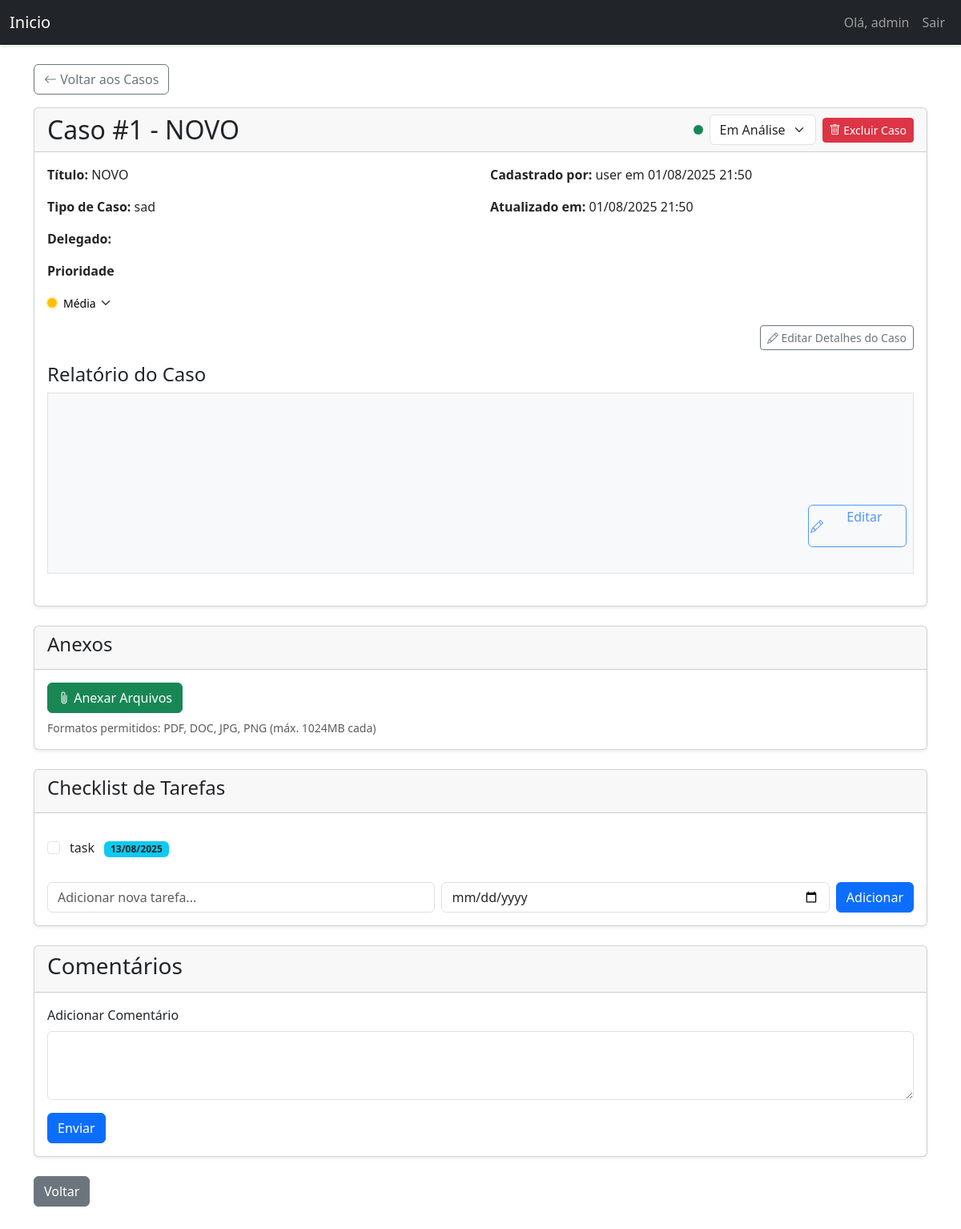
Page /ticket/1 (signed in) on the committed database.
### models.py (models this page shows, shortened)
class User(UserMixin, db.Model):
    id = db.Column(db.Integer, primary_key=True)
    username = db.Column(db.String(64), index=True, unique=True)
    email = db.Column(db.String(120), index=True, unique=True)
    password_hash = db.Column(db.String(128))
    is_admin = db.Column(db.Boolean, default=False)
    tickets = db.relationship('Ticket', backref='author', lazy='dynamic', cascade="all, delete-orphan")
    comments = db.relationship('Comment', backref='author', lazy='dynamic', cascade="all, delete-orphan")
    attachments = db.relationship('Attachment', backref='author', lazy='dynamic')
    appointments = db.relationship('Appointment', backref='user', lazy='dynamic', cascade="all, delete-orphan")
    advogados = db.relationship('Advogado', backref='owner_user', lazy='dynamic', cascade="all, delete-orphan")

class Ticket(db.Model):
    id = db.Column(db.Integer, primary_key=True)
    ticket_code = db.Column(db.String(30), unique=True)
    title = db.Column(db.String(140))
    description = db.Column(db.Text)
    case_number = db.Column(db.String(50))
    status = db.Column(db.String(20), default='Em Análise')
    priority = db.Column(db.String(20), default='Média')
    created_at = db.Column(db.DateTime, index=True, default=datetime.utcnow)
    updated_at = db.Column(db.DateTime, index=True, default=datetime.utcnow)
    user_id = db.Column(db.Integer, db.ForeignKey('user.id'))
    delegado = db.Column(db.String(100))
    comments = db.relationship('Comment', backref='ticket', lazy='dynamic', cascade="all, delete-orphan")
    attachments = db.relationship('Attachment', backref='ticket', lazy='dynamic', cascade="all, delete-orphan")
    todos = db.relationship('TodoItem', backref='ticket', lazy='dynamic', cascade="all, delete-orphan")

class TodoItem(db.Model):
    __tablename__ = 'todo_item'
    id = db.Column(db.Integer, primary_key=True)
    content = db.Column(db.String(300), nullable=False)
    is_completed = db.Column(db.Boolean, default=False, nullable=False)
    created_at = db.Column(db.DateTime, default=datetime.utcnow)
    date = db.Column(db.Date, nullable=True)
    position = db.Column(db.Integer, default=0, nullable=False)
    was_rescheduled = db.Column(db.Boolean, default=False, nullable=False)
    ticket_id = db.Column(db.Integer, db.ForeignKey('ticket.id'), nullable=False)

### triagem/routes/ticket.py (the view)
@ticket_bp.route('/<int:ticket_id>')
@login_required
@ticket_permission_required
def view_ticket(ticket):
    reschedule_overdue_todos()
    comments = ticket.comments.order_by(Comment.created_at).all()
    todos = ticket.todos.order_by(TodoItem.position.asc()).all()
    return render_template('ticket.html', ticket=ticket, comments=comments, todos=todos)

### triagem/routes/ticket.py (called while the page is built, shortened)
def ticket_permission_required(f):
    @wraps(f)
    def decorated_function(ticket_id, *args, **kwargs):
        ticket = Ticket.query.get_or_404(ticket_id)
        if not (current_user.is_admin or ticket.user_id == current_user.id):
            flash('Você não tem permissão para acessar este caso.', 'danger')
            return redirect(url_for('dashboard.dashboard'))
        return f(ticket, *args, **kwargs)
    return decorated_function

def reschedule_overdue_todos():
    today = dt_date.today()
    overdue_todos = TodoItem.query.filter(
        TodoItem.date < today,
        TodoItem.is_completed == False,
        (TodoItem.was_rescheduled == False)  # só remarca uma vez!
    ).all()
    if overdue_todos:
        db.session.commit()

### triagem/templates/ticket.html (shortened to what this page needs)
{% extends "base.html" %}
{% block styles %}
{{ super() }}
<link rel="stylesheet" href="{{ url_for('static', filename='css/ticket.css') }}">
{% endblock %}
{% block content %}
<div id="ticket-container"
     data-ticket-id="{{ ticket.id }}"
     data-reorder-url="{{ url_for('ticket.reorder_attachments', ticket_id=ticket.id) }}"
     data-rename-url="{{ url_for('ticket.rename_attachment', ticket_id=ticket.id) }}"
     data-add-todo-url="{{ url_for('ticket.add_todo', ticket_id=ticket.id) }}"
     data-update-todo-url-base="/ticket/todos"
     data-delete-todo-url-base="/ticket/todos"
     data-reorder-todos-url="{{ url_for('ticket.reorder_todos', ticket_id=ticket.id) }}">
    <div class="mb-3">
        <a href="{{ url_for('dashboard.dashboard') }}" class="btn btn-outline-secondary">
            <i class="bi bi-arrow-left"></i> Voltar aos Casos
        </a>
    </div>
    <div class="card mb-4">
        <div class="card-header d-flex flex-column flex-sm-row justify-content-between align-items-start align-items-sm-center">
            <h2 class="mb-2 mb-sm-0">Caso #{{ ticket.id }} - {{ ticket.title }}</h2>
            <div class="d-flex align-items-center gap-2">
                {% if current_user.is_admin %}
                <form id="statusForm" method="POST" action="{{ url_for('ticket.update_status', ticket_id=ticket.id) }}" class="d-flex align-items-center gap-2">
                    <div class="status-indicator {% if ticket.status == 'Em Análise' %}bg-success{% elif ticket.status == 'Em Espera' %}bg-warning{% else %}bg-secondary{% endif %}"></div>
                    <select name="status" class="form-select" onchange="this.form.submit()" style="width: auto;">
                        <option value="Em Análise" {% if ticket.status == 'Em Análise' %}selected{% endif %}>Em Análise</option>
                    </select>
                </form>
                {% endif %}
                {% if current_user.is_admin or ticket.user_id == current_user.id %}
                <form method="POST" action="{{ url_for('ticket.delete_ticket', ticket_id=ticket.id) }}">
                    <button type="submit" class="btn btn-danger btn-sm" onclick="return confirm('Tem certeza que deseja deletar este Caso permanentemente?')">
                        <i class="bi bi-trash"></i> <span class="d-none d-sm-inline">Excluir Caso</span>
                    </button>
                </form>
                {% endif %}
            </div>
        </div>
        <div class="card-body">
            <div class="row mb-3">
                <div class="col-md-6">
                    <p><strong>Título:</strong> {{ ticket.title }}</p>
                    <p><strong>Tipo de Caso:</strong> {{ ticket.case_number }}</p>
                    <p><strong>Delegado: </strong> {{ ticket.delegado }} </p>
                    <p class="d-flex align-items-center">
                        <strong class="me-2">Prioridade</strong>
                        {% if current_user.is_admin or ticket.user_id == current_user.id %}
                        <form id="priorityForm" method="POST" action="{{ url_for('ticket.update_priority', ticket_id=ticket.id) }}" class="d-inline-flex align-items-center">
                            <span class="priority-icon me-2 {% if ticket.priority == 'Alta' %}priority-high{% elif ticket.priority == 'Média' %}priority-medium{% else %}priority-low{% endif %}"></span>
                            <select name="priority" class="form-select-sm border-0 bg-transparent p-0" onchange="this.form.submit()">
                                <option value="Média" {% if ticket.priority == 'Média' %}selected{% endif %}>Média</option>
                            </select>
                        </form>
                        {% else %}
                        <span class="d-inline-flex align-items-center">
                            <span class="priority-icon me-2 {% if ticket.priority == 'Alta' %}priority-high{% elif ticket.priority == 'Média' %}priority-medium{% else %}priority-low{% endif %}"></span>
                            {{ ticket.priority }}
                        </span>
                        {% endif %}
                    </p>
                </div>
                <div class="col-md-6">
                    <p><strong>Cadastrado por:</strong> {{ ticket.author.username }}  em  {{ ticket.created_at.strftime('%d/%m/%Y %H:%M') }}</p>
                    <p><strong>Atualizado em:</strong> {{ ticket.updated_at.strftime('%d/%m/%Y %H:%M') }}</p>
                </div>
                {% if current_user.is_admin or ticket.user_id == current_user.id %}
                <div class="col-12 text-end">
                    <a href="{{ url_for('ticket.edit_ticket', ticket_id=ticket.id) }}" class="btn btn-sm btn-outline-secondary">
                        <i class="bi bi-pencil"></i> Editar Detalhes do Caso
                    </a>
                </div>
                {% endif %}
            </div>
            <div class="mb-4 position-relative">
                <h4>Relatório do Caso</h4>
                <div id="reportView" class="border p-3 bg-light text-justify" style="white-space: pre-wrap; text-align: justify; min-height: 200px; position: relative;">
                    {% if current_user.is_admin or ticket.user_id == current_user.id %}
                    <div class="position-absolute bottom-0 end-0 m-2">
                        <button class="btn btn-outline-primary btn-edit-report" onclick="enableEdit()">
                            <i class="bi bi-pencil"></i> Editar
                        </button>
                    </div>
                    {% endif %}
                </div>
            </div>
        </div>
    </div>
    {% if ticket.attachments.count() > 0 or current_user.is_admin or ticket.user_id == current_user.id %}
    <div class="card mb-4">
        <div class="card-header">
            <h4>Anexos</h4>
        </div>
        <div class="card-body">
            {% if current_user.is_admin or ticket.user_id == current_user.id %}
            <form id="addAttachmentForm" method="POST" action="{{ url_for('ticket.add_ticket_attachment', ticket_id=ticket.id) }}" enctype="multipart/form-data">
                <label for="ticket_attachments" class="btn btn-success">
                    <i class="bi bi-paperclip"></i> Anexar Arquivos
                </label>
                <div id="attachment-upload-status" class="form-text mt-2">
                    Formatos permitidos: PDF, DOC, JPG, PNG (máx. 1024MB cada)
                </div>
            </form>
            {% endif %}
        </div>
    </div>
    {% endif %}
    <div class="card mb-4">
        <div class="card-header">
            <h4>Checklist de Tarefas</h4>
        </div>
        <div class="card-body">
            <div id="todoListContainer">
                {% if todos %}
                    {% for todo in todos %}
                    <div class="todo-item {% if todo.is_completed %}completed{% endif %}" data-id="{{ todo.id }}">
                        <input class="form-check-input" type="checkbox" id="todo-{{ todo.id }}" {% if todo.is_completed %}checked{% endif %}>
                        <label class="form-check-label" for="todo-{{ todo.id }}">
                            {{ todo.content }}
                            {% if todo.date %}
                                <span class="badge bg-info text-dark ms-2">{{ todo.date.strftime("%d/%m/%Y") }}</span>
                            {% endif %}
                        </label>
                    </div>
                    {% endfor %}
                {% else %}
                    <p class="text-muted" id="no-todos-message">Nenhuma tarefa adicionada ainda.</p>
                {% endif %}
            </div>
            {% if current_user.is_admin or ticket.user_id == current_user.id %}
                <form id="addTodoForm" class="d-flex gap-2 mt-3">
                    <input type="text" id="newTodoContent" class="form-control" placeholder="Adicionar nova tarefa..."
                           required>
                    <input type="date" id="newTodoDate" class="form-control">
                    <button type="submit" class="btn btn-primary">Adicionar</button>
                </form>
            {% endif %}
        </div>
    </div>
    <div class="card mb-4">
        <div class="card-header">
            <h3>Comentários</h3>
        </div>
        <div class="card-body">
           <form method="POST" action="{{ url_for('ticket.add_comment', ticket_id=ticket.id) }}">
             <div class="mb-3">
                <label for="content" class="form-label">Adicionar Comentário</label>
                <textarea class="form-control" id="content" name="content" rows="3" required></textarea>
            </div>
            <button type="submit" class="btn btn-primary">Enviar</button>
            </form>
        </div>
    </div>
    <a href="{{ url_for('dashboard.dashboard') }}" class="btn btn-secondary">Voltar</a>
</div>
{% endblock %}

### triagem/templates/base.html (shortened to what this page needs)
<!DOCTYPE html>
<html lang="pt-BR">
<head>
    {% block styles %}
        <link rel="stylesheet" href="https://cdn.jsdelivr.net/npm/bootstrap-icons@1.8.0/font/bootstrap-icons.css">
        <link rel="stylesheet" href="{{ url_for('static', filename='css/triagem.css') }}">
        <link href="https://cdn.jsdelivr.net/npm/bootstrap@5.3.0/dist/css/bootstrap.min.css" rel="stylesheet">
    {% endblock %}
</head>
<body>
    <nav class="navbar navbar-expand-lg navbar-dark bg-dark">
        <div class="container-fluid">
            <a class="navbar-brand" href="{{ url_for('main.index') }}">Inicio</a>
            <div class="collapse navbar-collapse" id="navbarNav">
                <ul class="navbar-nav ms-auto">
                    {% if current_user.is_authenticated %}
                    <li class="nav-item">
                        <span class="nav-link">Olá, {{ current_user.username }}</span>
                    </li>
                    <li class="nav-item">
                        <a class="nav-link" href="{{ url_for('auth.logout') }}">Sair</a>
                    </li>
                    {% else %}
                    <li class="nav-item">
                        <a class="nav-link" href="{{ url_for('auth.login') }}">Login</a>
                    </li>
                    {% endif %}
                </ul>
            </div>
        </div>
    </nav>
    <div class="container mt-4">
        {% block content %}{% endblock %}
    </div>
</body>
</html>

### static/css/triagem.css (style rules this page uses)
body { background-color: #f8f9fa; padding-bottom: 50px; font-family: 'Open Sans', sans-serif; }
.navbar { box-shadow: 0 2px 4px rgba(0,0,0,.1); }
.card { box-shadow: 0 0.125rem 0.25rem rgba(0, 0, 0, 0.075); border: none; }
.card-header { background-color: #f8f9fa; border-bottom: 1px solid rgba(0,0,0,.125); }
.badge { font-weight: 500; }
textarea.form-control { min-height: 150px; }
::placeholder { color: #6c757d; opacity: 1; }
#reportView { padding-bottom: 40px; }
.btn-edit-report { transition: all 0.3s ease; opacity: 0.7; }
.status-indicator { width: 12px; height: 12px; border-radius: 50%; display: inline-block; }
.priority-icon { width: 12px; height: 12px; border-radius: 50%; display: inline-block; }
.priority-medium { background-color: #ffc107; box-shadow: 0 0 0 2px rgba(255, 193, 7, 0.2); }
#priorityForm .form-select-sm { appearance: none; -webkit-appearance: none; background-repeat: no-repeat; background-position: right 0.25rem center; background-size: 16px 12px; padding-right: 1.5rem !important; cursor: pointer; }

### static/css/ticket.css (style rules this page uses)
.btn-edit-report { font-size: 1rem; padding: 0.1rem 0.1rem; display: inline-flex; align-items: center; gap: 0.1rem; }
.todo-item { display: flex; align-items: center; gap: 0.75rem; padding: 0.5rem 0; border-bottom: 1px solid #eee; cursor: move; }
.todo-item:last-child { border-bottom: none; }
.todo-item .form-check-input { margin-top: 0; flex-shrink: 0; }
.todo-item label { flex-grow: 1; transition: color 0.2s, text-decoration 0.2s; margin-bottom: 0; }

### rows in the picture
User: username "admin"
Ticket: id "1", title "NOVO", status "Em Análise", case_number "sad", priority "Média", created_at "01/08/2025 21:50", updated_at "01/08/2025 21:50"
User: author.username "user"
TodoItem: content "task", date "13/08/2025"
